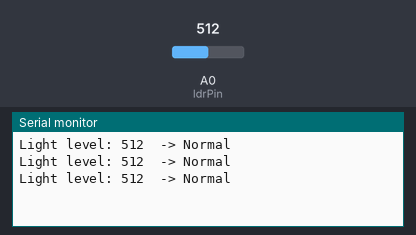
A sketch run on a simulated Arduino Uno, built with avr-gcc and run on an emulated ATmega328P. On the bench: the last lines printed to the serial monitor. Inputs (shaded band) come from the test bench; at power-on: A0 (ldrPin) = 512.

Above: at 1.3 s.
1.4 s: A0 (ldrPin) set to 686
At 1.9 s:
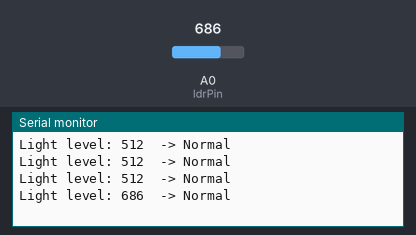
2.9 s: A0 (ldrPin) set to 718
At 3.4 s:
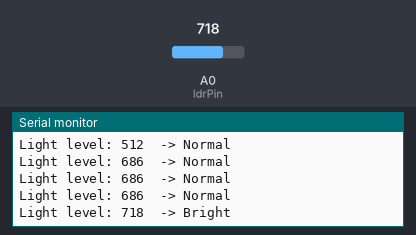

Measured:
- the behaviour switches between 699 and 700 on A0 (ldrPin) (found by bisection; images 1 and 2)
- after the input at 1.4 s, the serial monitor: prints a new line after 0.10 s (image 1)
- after the input at 2.9 s, the serial monitor: prints a new line after 0.10 s (image 2)

The sketch:

05_ldr.ino
```cpp
/*
  05 - LDR (Light Dependent Resistor)
  Board: Arduino Uno / Nano
  Libraries required: NONE (uses only built-in Arduino functions)

  Wiring (voltage divider with a 10k resistor):
    5V -> LDR -> A0 -> 10k resistor -> GND
  (A0 connects to the point between the LDR and the resistor.)

  Result: brighter light = bigger number (0 to 1023).
*/

const int ldrPin = A0;   // Analog pin that reads the LDR

void setup() {
  Serial.begin(9600);   // Start the Serial Monitor at 9600 baud
}

void loop() {
  int light = analogRead(ldrPin);   // Read a value from 0 (dark) to 1023 (bright)

  Serial.print("Light level: ");
  Serial.print(light);

  if (light < 300) {
    Serial.println("  -> Dark");
  } else if (light < 700) {
    Serial.println("  -> Normal");
  } else {
    Serial.println("  -> Bright");
  }

  delay(500);   // Wait half a second between readings
}
```
